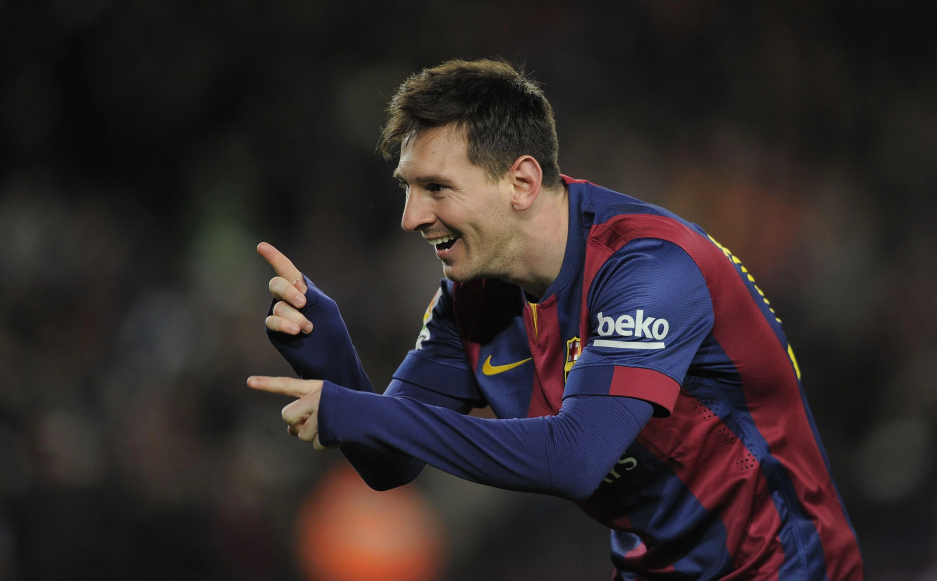
#> input picture dataset/messi.jpg, 3747 x 2322 px (shown at 1/4 size)
$ jupyter execute '007 - cv (split-merge-resize-add-addweight)ROI.ipynb'
#> lines starting #> are read from the running program, lines starting #| are printed output that depends on the picture
[cell 1]
import cv2
import os
os.chdir(r'C:\Users\aliay\OneDrive\Desktop\py_test\computer vision\dataset')

[cell 2]
img = cv2.imread("messi.jpg")
#> img is the input picture: shape (2322, 3747, 3); mean B, G, R 40.7, 40.1, 48.4
img2 = cv2.imread("apple.jpg")
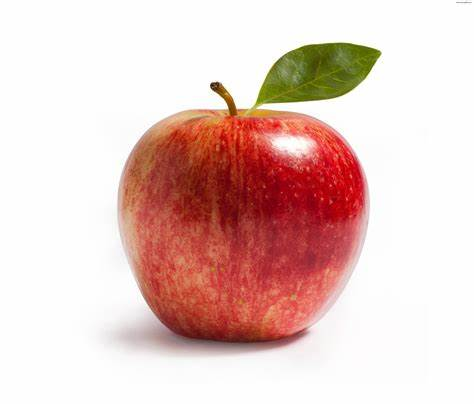
#> input picture dataset/apple.jpg, 474 x 404 px
#> img2 is the input picture: shape (404, 474, 3); mean B, G, R 196.2, 201.4, 230.2

print(img.shape)
#| (2322, 3747, 3)
print(img2.shape)
#| (404, 474, 3)

print(img.size)
#| 26101602
print(img2.size)
#| 574488

print(img.dtype)
#| uint8
print(img2.dtype)
#| uint8

if we need to store each color of my img in var then merge them again to make the image

[cell 3]
b , g , r = cv2.split(img)
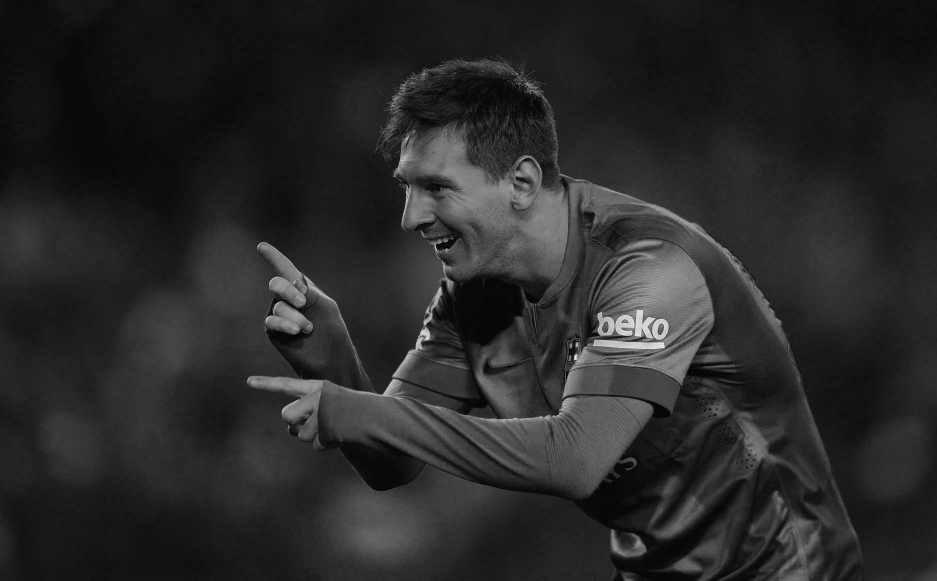
#> b: shape (2322, 3747) (shown at 1/4 size); min 0, max 255, mean 40.7
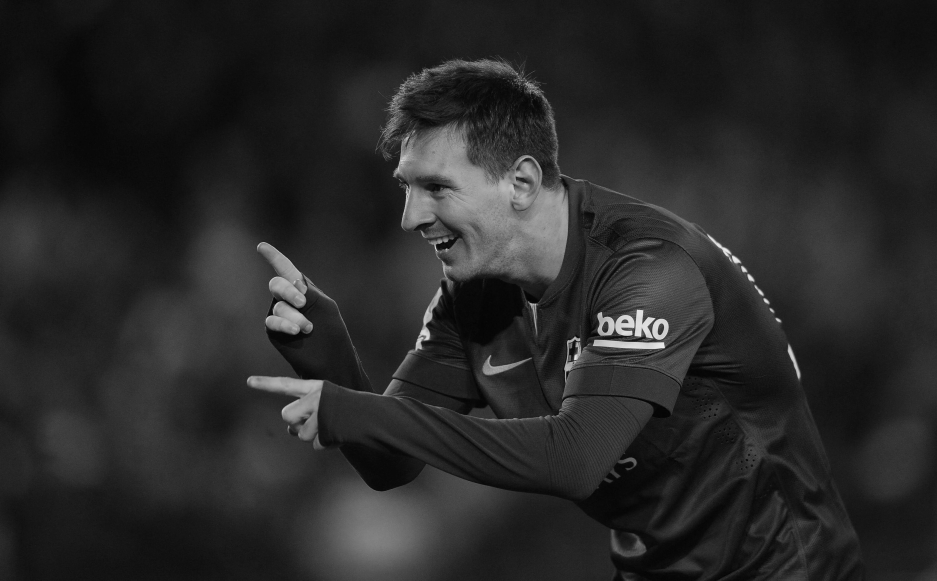
#> g: shape (2322, 3747) (shown at 1/4 size); min 0, max 255, mean 40.1
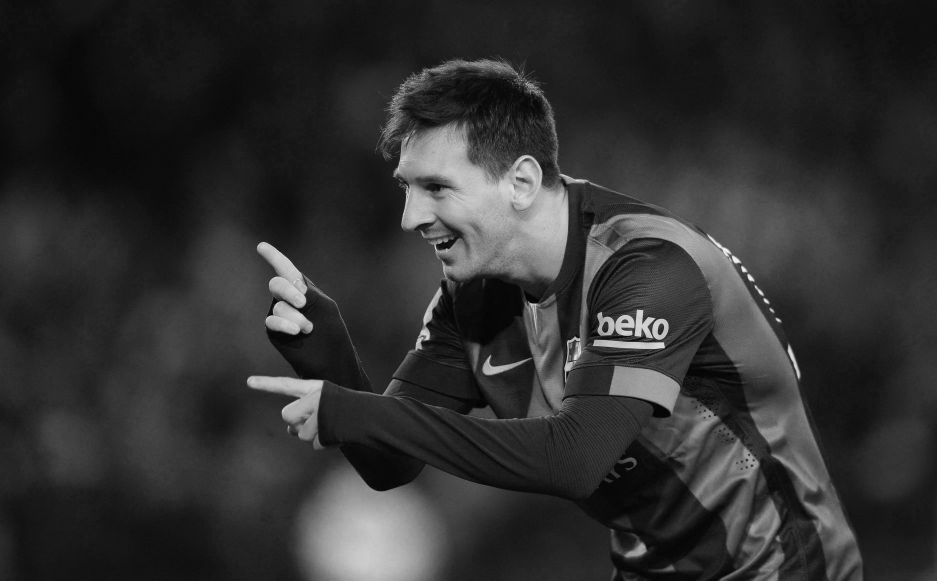
#> r: shape (2322, 3747) (shown at 1/4 size); min 0, max 255, mean 48.4
img = cv2.merge((b , g , r))


# Here's a step-by-step explanation:

# img.shape[0] / img.shape[1]: This calculates the aspect ratio of the original image by dividing its height by its width.

# window_width * img.shape[0] / img.shape[1]: This calculates the desired height of the window based on the desired width (window_width) and the aspect ratio of the original image.

# int(window_width * img.shape[0] / img.shape[1]): The result is converted to an integer to ensure that the height is a whole number, as the cv2.resizeWindow() function expects integer values for width and height.

# In summary, this line of code ensures that when you resize the OpenCV window, it maintains the same aspect ratio as the original image, preventing any distortion in the displayed image. Adjust the window_width variable to control the width of the window, and the height will be adjusted proportionally.

cv2.namedWindow('Image', cv2.WINDOW_NORMAL)  # Use WINDOW_NORMAL flag for resizable window
# Set the desired width for the window
window_width = 800
cv2.resizeWindow('Image', window_width, int(window_width * img.shape[0] / img.shape[1]))
cv2.imshow('Image', img)
cv2.waitKey(0)
cv2.destroyAllWindows()

[cell 4]
desired_width = 800
desired_height = 600

# Resize the image
img = cv2.resize(img, (desired_width, desired_height))
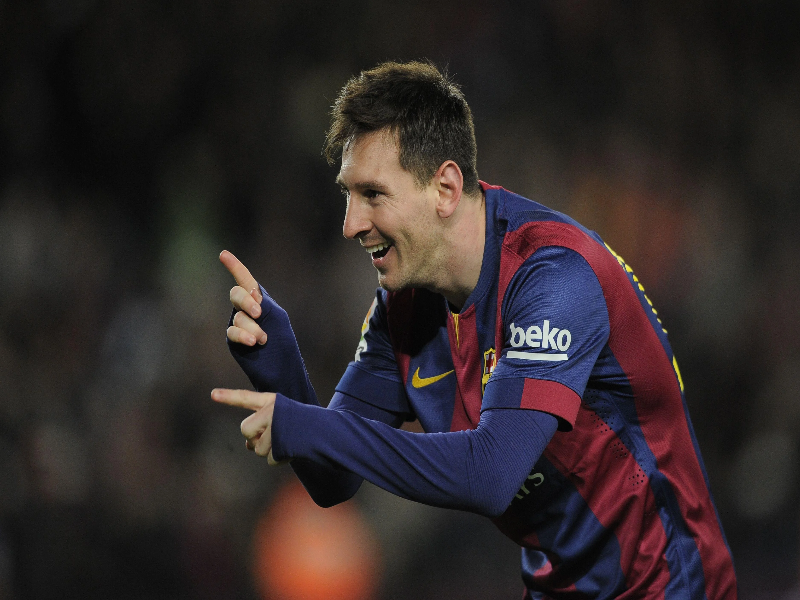
#> img: shape (600, 800, 3); mean B, G, R 40.6, 40, 48.3

# Save the resized image
cv2.imwrite('messi_final.jpg', img)
#> Out = True

[cell 5]
img = cv2.imread("messi_final.jpg")
# Copy a region from one part of the image
# rows , columns
source_region = img[100:300, 300:500]
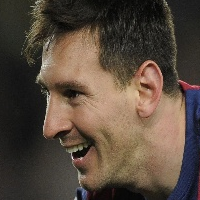
#> source_region: shape (200, 200, 3); mean B, G, R 61.4, 73.4, 87

# Specify the destination coordinates for pasting
destination_y1, destination_y2, destination_x1, destination_x2 = 400, 600, 500, 700

# Ensure that the destination coordinates are within the valid range
destination_y2 = min(destination_y2, img.shape[0])  # Ensure it doesn't exceed the height of the image
#> destination_y2 = 600
destination_x2 = min(destination_x2, img.shape[1])  # Ensure it doesn't exceed the width of the image
#> destination_x2 = 700

# Paste the copied region into another part of the image
img[destination_y1:destination_y2, destination_x1:destination_x2] = source_region
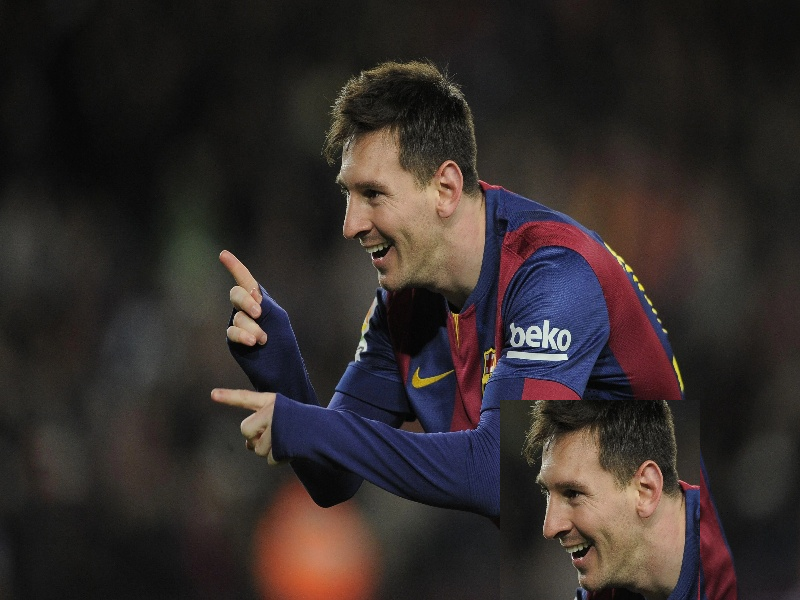
#> img: shape (600, 800, 3); mean B, G, R 42, 43.5, 51

# Display the modified image
cv2.imshow('Modified Image', img)
cv2.waitKey(0)
cv2.destroyAllWindows()

if we want to marge 2 images >>>>> we should resize the two image becouse the 2 images should be the same sizes

[cell 6]
img = cv2.resize(img,(512,512))
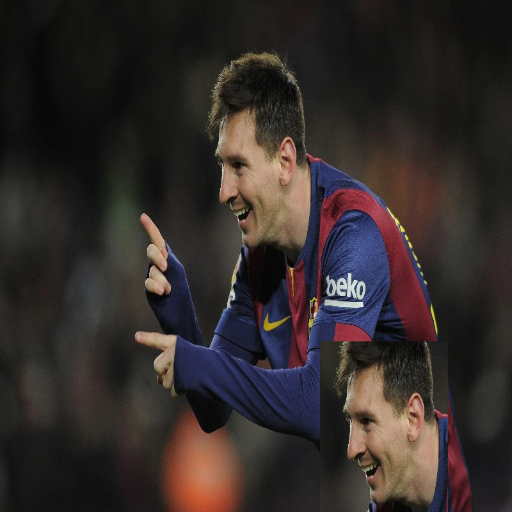
#> img: shape (512, 512, 3); mean B, G, R 41.8, 43.4, 50.8
img2 = cv2.resize(img2,(512,512))
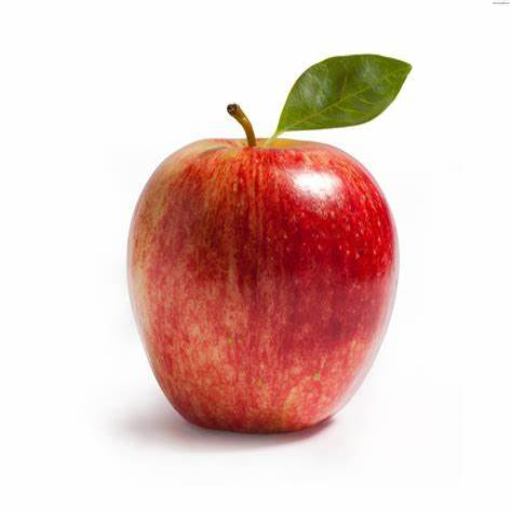
#> img2: shape (512, 512, 3); mean B, G, R 196.2, 201.4, 230.1

# dst = cv2.add(img,img2)
# the last pram responsible for brightness
# the number after each image responsible for the weight of each image
dst = cv2.addWeighted(img,.7,img2,.3,0)
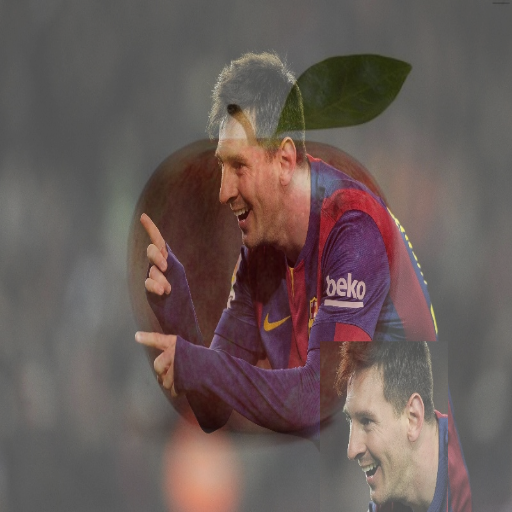
#> dst: shape (512, 512, 3); mean B, G, R 88.2, 90.8, 104.7

cv2.imshow('frame', dst)
cv2.waitKey(0)
cv2.destroyAllWindows()
